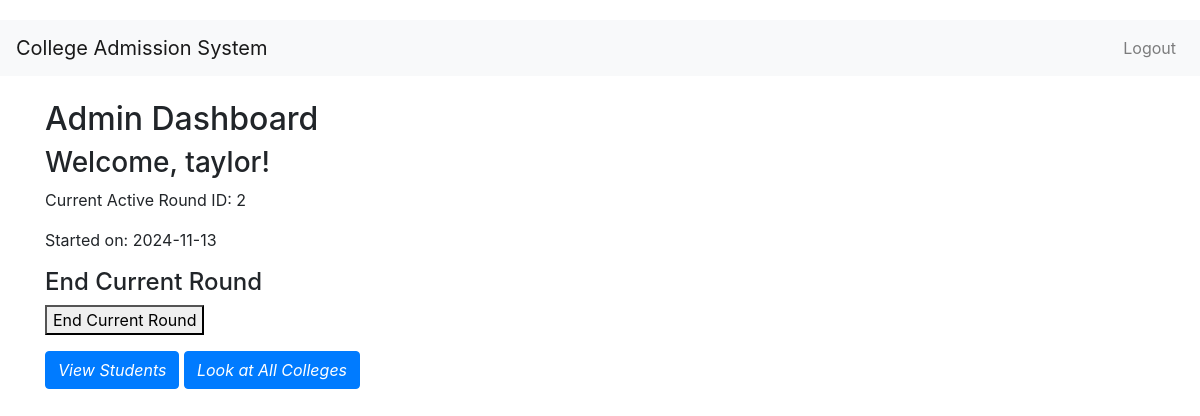
Page /admin/dashboard (signed in) on the committed database.
### controllers/model.py (models this page shows)
class User(db.Model):
    __tablename__ = 'users'
    id = db.Column(db.Integer, primary_key=True)
    username = db.Column(db.String(50), unique=True, nullable=False)
    email = db.Column(db.String(120), unique=True, nullable=False)
    password = db.Column(db.String(100), nullable=False)
    role = db.Column(db.String(15), nullable=False)
    is_active = db.Column(db.Boolean, default=True)

class Round(db.Model):
    __tablename__ = 'rounds'
    round_id = db.Column(db.Integer, primary_key=True)
    start_date = db.Column(db.Date, nullable=False)
    end_date = db.Column(db.Date, nullable=True)
    is_active = db.Column(db.Boolean, nullable=False, default=False)
    student_allotments = db.relationship('StudentAllotment', back_populates='round')

### controllers/routes.py (the view)
@main.route('/admin/dashboard')
def admin_dashboard():
    current_user_id = session.get('user_id')
    admin = Admin.query.get(current_user_id)
    active_round = Round.query.filter_by(is_active=True).first()
    latest_round = Round.query.order_by(Round.round_id.desc()).first()
    return render_template('admin_dashboard.html',admin=admin,active_round=active_round,
                           latest_round=latest_round)

### templates/admin_dashboard.html (shortened to what this page needs)
{% extends "base.html" %}
{% block content %}
    <h2>Admin Dashboard</h2>
    <h3>Welcome, {{ admin.username }}!</h3>
    {% if active_round %}
        <p>Current Active Round ID: {{ active_round.round_id }}</p>
        <p>Started on: {{ active_round.start_date }}</p>
        <h4>End Current Round</h4>
        <form action="{{ url_for('main.end_round', round_id=active_round.round_id) }}" method="post">
            <button type="submit">End Current Round</button>
        </form>
    {% else %}
        <p>No active round found.</p>
        <h4>Start New Round</h4>
        <form action="{{ url_for('main.add_round') }}" method="post">
            <button type="submit">Start New Round</button>
        </form>
    {% endif %}
     <a href="{{ url_for('main.view_students') }}" class="btn btn-primary mt-3">View Students</a>
     <a href="{{ url_for('main.view_colleges') }}" class="btn btn-primary mt-3">Look at All Colleges</a>
{% endblock %}

### static/style.css (style rules this page uses)
.btn { padding: 10px 40px; background-color: #236B8E; color: #FFFFFF; font-style: oblique; font-weight: bold; border-radius: 10px; }
::placeholder { color: #FFFFFF; opacity: 1; font-style: oblique; font-weight: bold; }
body { padding-top: 20px; }

### rows in the picture
User: username "taylor"
Round: round_id "2", start_date "2024-11-13"
